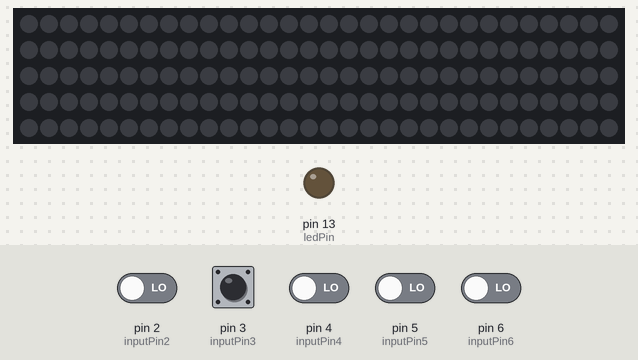
Simulated run of this sketch. Board: Arduino Uno, built with avr-gcc and run on an emulated ATmega328P. On the bench: 150 RGB LEDs in strip order, left to right, continuing on the next row, output pins drawn as LEDs (lit = HIGH). Inputs (shaded band) come from the test bench; at power-on: pin 2 (inputPin2), pin 3 (inputPin3), pin 4 (inputPin4), pin 5 (inputPin5), pin 6 (inputPin6) LOW. What the sketch prints to the serial monitor is not drawn.

Above: at 1.2 s.
1.3 s: pin 2 (inputPin2) driven HIGH
At 1.62 s:
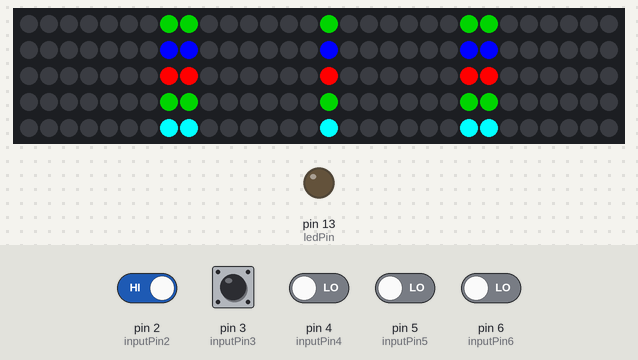
4.3 s: pin 2 (inputPin2) driven LOW
6.7 s: pin 3 (inputPin3) driven HIGH
At 7.68 s:
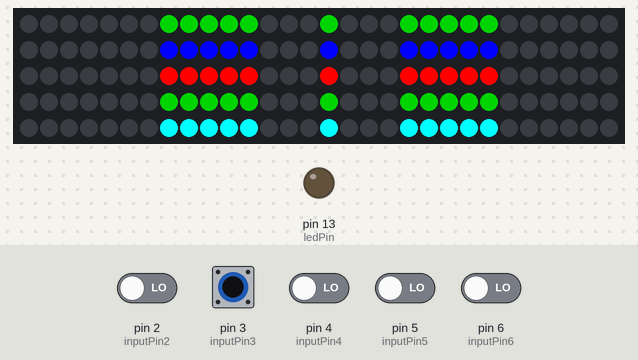
9.7 s: pin 3 (inputPin3) pulsed LOW 2 times (0.12 s each, 0.3 s apart)
13.3 s: pin 3 (inputPin3) driven LOW
16.3 s: pin 2 (inputPin2) driven HIGH and pin 3 (inputPin3) driven HIGH
At 17.89 s:
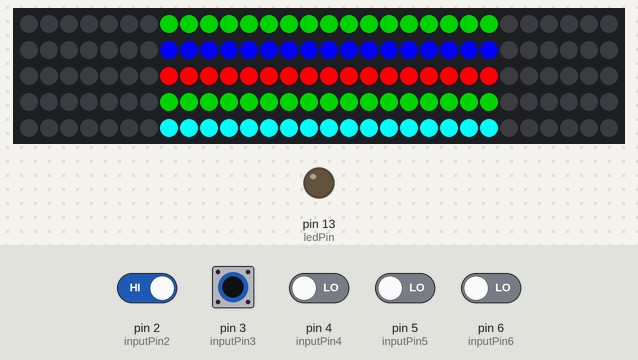
Timing chart, 0 to 19.4 s (numbered marks = the images above; inputs shaded):
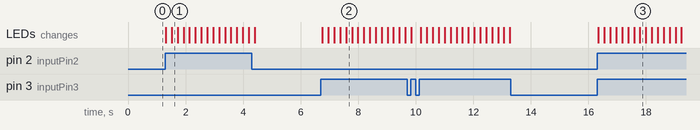

Measured:
- after the input at 1.3 s, the LEDs: first change at once (image 1 shows a later state)
- after the input at 6.7 s, the LEDs: first change after 0.05 s (image 2 shows a later state)
- after the input at 13.3 s, every drawn part: stays the same
- after the input at 16.3 s, the LEDs: first change after 0.05 s (image 3 shows a later state)

The sketch:

motionSensorSimple.ino
```cpp
// source: http://www.learningaboutelectronics.com/Articles/Arduino-motion-sensor-light-circuit.php
//code for motion sensor circuit

#include <FastLED.h>

// How many leds in your strip?
#define NUM_LEDS 150

// For led chips like Neopixels, which have a data line, ground, and power, you just
// need to define DATA_PIN.  For led chipsets that are SPI based (four wires - data, clock,
// ground, and power), like the LPD8806 define both DATA_PIN and CLOCK_PIN
#define DATA_PIN 12
//#define CLOCK_PIN 13

// Define the array of leds
CRGB leds[NUM_LEDS];

//void setup() {
//      // Uncomment/edit one of the following lines for your leds arrangement.
//      // FastLED.addLeds<TM1803, DATA_PIN, RGB>(leds, NUM_LEDS);
//      // FastLED.addLeds<TM1804, DATA_PIN, RGB>(leds, NUM_LEDS);
//      // FastLED.addLeds<TM1809, DATA_PIN, RGB>(leds, NUM_LEDS);
//      // FastLED.addLeds<WS2811, DATA_PIN, RGB>(leds, NUM_LEDS);
//      // FastLED.addLeds<WS2812, DATA_PIN, RGB>(leds, NUM_LEDS);
//      // FastLED.addLeds<WS2812B, DATA_PIN, RGB>(leds, NUM_LEDS);
//      FastLED.addLeds<NEOPIXEL, DATA_PIN>(leds, NUM_LEDS);
//      // FastLED.addLeds<APA104, DATA_PIN, RGB>(leds, NUM_LEDS);
//      // FastLED.addLeds<UCS1903, DATA_PIN, RGB>(leds, NUM_LEDS);
//      // FastLED.addLeds<UCS1903B, DATA_PIN, RGB>(leds, NUM_LEDS);
//      // FastLED.addLeds<GW6205, DATA_PIN, RGB>(leds, NUM_LEDS);
//      // FastLED.addLeds<GW6205_400, DATA_PIN, RGB>(leds, NUM_LEDS);
//
//      // FastLED.addLeds<WS2801, RGB>(leds, NUM_LEDS);
//      // FastLED.addLeds<SM16716, RGB>(leds, NUM_LEDS);
//      // FastLED.addLeds<LPD8806, RGB>(leds, NUM_LEDS);
//      // FastLED.addLeds<P9813, RGB>(leds, NUM_LEDS);
//      // FastLED.addLeds<APA102, RGB>(leds, NUM_LEDS);
//      // FastLED.addLeds<DOTSTAR, RGB>(leds, NUM_LEDS);
//
//      // FastLED.addLeds<WS2801, DATA_PIN, CLOCK_PIN, RGB>(leds, NUM_LEDS);
//      // FastLED.addLeds<SM16716, DATA_PIN, CLOCK_PIN, RGB>(leds, NUM_LEDS);
//      // FastLED.addLeds<LPD8806, DATA_PIN, CLOCK_PIN, RGB>(leds, NUM_LEDS);
//      // FastLED.addLeds<P9813, DATA_PIN, CLOCK_PIN, RGB>(leds, NUM_LEDS);
//      // FastLED.addLeds<APA102, DATA_PIN, CLOCK_PIN, RGB>(leds, NUM_LEDS);
//      // FastLED.addLeds<DOTSTAR, DATA_PIN, CLOCK_PIN, RGB>(leds, NUM_LEDS);
//}

//void loop() {
//  // Turn the LED on, then pause
//  leds[0] = CRGB::Red;
//  FastLED.show();
//  delay(500);
//  // Now turn the LED off, then pause
//  leds[0] = CRGB::Black;
//  FastLED.show();
//  delay(500);
//}
const int ledPin= 13;
const int ledStripPin = 12;
const int inputPin2 = 2;
const int inputPin3 = 3;
const int inputPin4 = 4;
const int inputPin5 = 5;
const int inputPin6 = 6;

void setup(){
FastLED.addLeds<NEOPIXEL, DATA_PIN>(leds, NUM_LEDS);
pinMode(ledPin, OUTPUT);
pinMode(inputPin2, INPUT);
pinMode(inputPin3,INPUT);
pinMode(inputPin4,INPUT);
pinMode(inputPin5,INPUT);
pinMode(inputPin6,INPUT);
Serial.begin(9600);

}

void loop(){
  int value2= digitalRead(inputPin2);
  int value3= digitalRead(inputPin3);
  int value4= digitalRead(inputPin4);
  int value5= digitalRead(inputPin5);
  int value6= digitalRead(inputPin6);

  if (value2 == HIGH || value3 == HIGH || value4 == HIGH || value5 == HIGH || value6 == HIGH){
  Serial.print("entered if loop");

  //digitalWrite(ledPin, HIGH);

  // this code will turn on the lights
  int part1Start = 7;
  int part1End = 23 ;
  int part2Start = 37;
  int part2End = 53 ;
  int part3Start = 67;
  int part3End = 83 ;
  int part4Start = 97;
  int part4End = 113 ;
  int part5Start = 127;
  int part5End = 143 ;

  FastLED.show();
  leds[part1Start+8] = CRGB::Green;
  leds[part2Start+8] = CRGB::Blue;
  leds[part3Start+8] = CRGB::Red;
  leds[part4Start+8] = CRGB::Green;
  leds[part5Start+8] = CRGB::Cyan;


  for(part1Start,part1End,part2Start,part2End,part3Start,part3End,part4Start,part4End,part5Start,part5End
        ; part1Start < part1End,part2Start < part2End,part3Start < part3End,part4Start < part4End,part5Start < part5End
        ; part1Start++,part1End--,part2Start++,part2End--,part3Start++,part3End--,part4Start++,part4End--,part5Start++,part5End--)
    {
      leds[part1Start] = CRGB::Green;
      leds[part1End] = CRGB::Green;
      leds[part2Start] = CRGB::Blue;
      leds[part2End] = CRGB::Blue;
      leds[part3Start] = CRGB::Red;
      leds[part3End] = CRGB::Red;
      leds[part4Start] = CRGB::Green;
      leds[part4End] = CRGB::Green;
      leds[part5Start] = CRGB::Cyan;
      leds[part5End] = CRGB::Cyan;
      FastLED.show();
       delay(200);
    }

  // this code will turn off the lights from the midle
  part1Start = 7;
  part1End = 23 ;
  part2Start = 37;
  part2End = 53 ;
  part3Start = 67;
  part3End = 83 ;
  part4Start = 97;
  part4End = 113 ;
  part5Start = 127;
  part5End = 143 ;


  for(part1Start,part1End,part2Start,part2End,part3Start,part3End,part4Start,part4End,part5Start,part5End
        ; part1Start < part1End,part2Start < part2End,part3Start < part3End,part4Start < part4End,part5Start < part5End
        ; part1Start++,part1End--,part2Start++,part2End--,part3Start++,part3End--,part4Start++,part4End--,part5Start++,part5End--)
    {
      leds[part1Start] = CRGB::Black;
      leds[part1End] = CRGB::Black;
      leds[part2Start] = CRGB::Black;
      leds[part2End] = CRGB::Black;
      leds[part3Start] = CRGB::Black;
      leds[part3End] = CRGB::Black;
      leds[part4Start] = CRGB::Black;
      leds[part4End] = CRGB::Black;
      leds[part5Start] = CRGB::Black;
      leds[part5End] = CRGB::Black;
      FastLED.show();
       delay(200);
    }

//   for(int i = 14,j = 15, k = 44, l = 45, m=74, n=75, o=104, p=105, q = 134, r = 135; i >= part1Start && j < part1End, k >= part2Start && l < part2End,m >= part3Start && n < part3End, o >= part4Start
//   && p < part4End,q >= part5Start && r < part5End; i--,j++, k--, l++, m--, n++, o--, p++, q--, r++)
//    {
//      leds[i] = CRGB::Black;
//      leds[j] = CRGB::Black;
//      leds[k] = CRGB::Black;
//      leds[l] = CRGB::Black;
//      leds[m] = CRGB::Black;
//      leds[n] = CRGB::Black;
//      leds[o] = CRGB::Black;
//      leds[p] = CRGB::Black;
//      leds[q] = CRGB::Black;
//      leds[r] = CRGB::Black;
//      FastLED.show();
//        delay(200);
//
//    }

  //delay(5000);
 // FastLED.clear();
 // value2 = digitalRead(inputPin2);
 //checks to see if motion is still being detected
 //if yes, continue lighting up
 //if no, turn off
  while(turnOff());

  }


}

boolean turnOff(){
  int value2 = digitalRead(inputPin2);
  int value3 = digitalRead(inputPin3);
  int value4 = digitalRead(inputPin4);
  int value5 = digitalRead(inputPin5);
  int value6 = digitalRead(inputPin6);


  Serial.print("entered else loop");

  //FastLED.clear();
  if(value2 == LOW && value3 == LOW && value4 == LOW && value5 == LOW && value6 == LOW){
  //if(value2 == HIGH || value3 == HIGH || value4 == HIGH || value5 == HIGH || value6 == HIGH){
   //keep lighting up, because there IS motion
   //turn on the lights
    return true;
  }
  return false;
}
```
